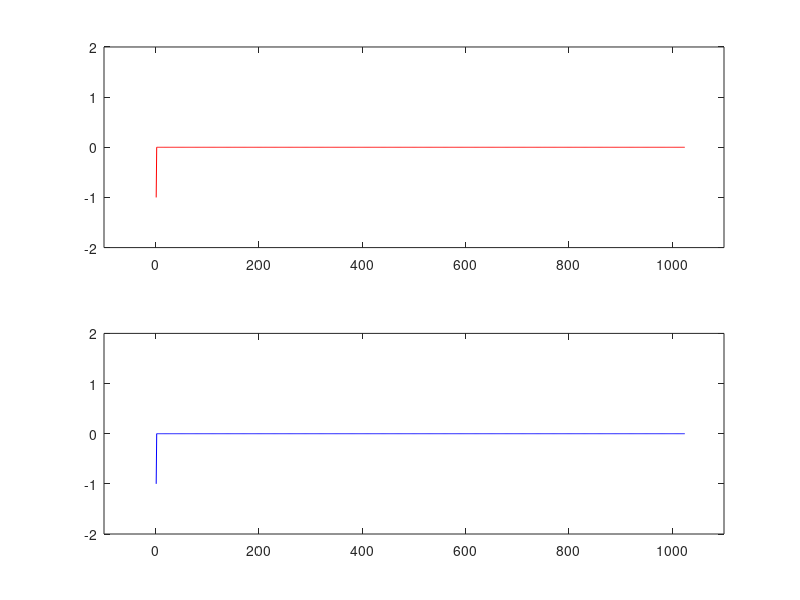

This figure's MATLAB source:
nFFT = 1024;
tx_fd = ones(nFFT, 1) * (-1-1j);
tx_td = ifft(tx_fd);
figure(1); clf;
subplot(2,1,1);
plot(real(tx_td), 'r');
xlim([-100 1100]); ylim([-2 2]);
subplot(2,1,2);
plot(imag(tx_td), 'b');
xlim([-100 1100]); ylim([-2 2]);